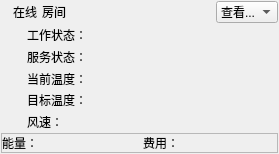
<?xml version="1.0" encoding="UTF-8"?>
<ui version="4.0">
 <class>Client</class>
 <widget class="QWidget" name="Client">
  <property name="geometry">
   <rect>
    <x>0</x>
    <y>0</y>
    <width>279</width>
    <height>154</height>
   </rect>
  </property>
  <property name="windowTitle">
   <string>Form</string>
  </property>
  <layout class="QVBoxLayout" name="verticalLayout">
   <property name="spacing">
    <number>0</number>
   </property>
   <property name="leftMargin">
    <number>1</number>
   </property>
   <property name="topMargin">
    <number>1</number>
   </property>
   <property name="rightMargin">
    <number>1</number>
   </property>
   <property name="bottomMargin">
    <number>1</number>
   </property>
   <item>
    <widget class="QFrame" name="frameRoomName">
     <layout class="QHBoxLayout" name="horizontalLayout_7">
      <property name="spacing">
       <number>5</number>
      </property>
      <property name="leftMargin">
       <number>0</number>
      </property>
      <property name="topMargin">
       <number>0</number>
      </property>
      <property name="rightMargin">
       <number>0</number>
      </property>
      <property name="bottomMargin">
       <number>0</number>
      </property>
      <item>
       <widget class="QLabel" name="labelRoomIcon">
        <property name="maximumSize">
         <size>
          <width>20</width>
          <height>16777215</height>
         </size>
        </property>
        <property name="text">
         <string/>
        </property>
        <property name="alignment">
         <set>Qt::AlignCenter</set>
        </property>
       </widget>
      </item>
      <item>
       <widget class="QLabel" name="labelConn">
        <property name="text">
         <string>在线</string>
        </property>
       </widget>
      </item>
      <item>
       <widget class="QLabel" name="labelRoomName">
        <property name="text">
         <string>房间</string>
        </property>
        <property name="scaledContents">
         <bool>false</bool>
        </property>
       </widget>
      </item>
      <item>
       <spacer name="horizontalSpacer">
        <property name="orientation">
         <enum>Qt::Horizontal</enum>
        </property>
        <property name="sizeHint" stdset="0">
         <size>
          <width>40</width>
          <height>20</height>
         </size>
        </property>
       </spacer>
      </item>
      <item>
       <widget class="QComboBox" name="comboBox">
        <item>
         <property name="text">
          <string>查看...</string>
         </property>
        </item>
        <item>
         <property name="text">
          <string>账单</string>
         </property>
        </item>
        <item>
         <property name="text">
          <string>详单</string>
         </property>
        </item>
        <item>
         <property name="text">
          <string>报表</string>
         </property>
        </item>
       </widget>
      </item>
     </layout>
    </widget>
   </item>
   <item>
    <widget class="QFrame" name="frameDetails">
     <property name="sizePolicy">
      <sizepolicy hsizetype="Preferred" vsizetype="Expanding">
       <horstretch>0</horstretch>
       <verstretch>0</verstretch>
      </sizepolicy>
     </property>
     <property name="minimumSize">
      <size>
       <width>150</width>
       <height>0</height>
      </size>
     </property>
     <layout class="QGridLayout" name="gridLayout_6">
      <property name="leftMargin">
       <number>0</number>
      </property>
      <property name="topMargin">
       <number>1</number>
      </property>
      <property name="rightMargin">
       <number>0</number>
      </property>
      <property name="bottomMargin">
       <number>0</number>
      </property>
      <property name="horizontalSpacing">
       <number>6</number>
      </property>
      <property name="verticalSpacing">
       <number>3</number>
      </property>
      <item row="0" column="0" colspan="2">
       <layout class="QGridLayout" name="gridLayout">
        <property name="horizontalSpacing">
         <number>6</number>
        </property>
        <item row="3" column="0">
         <widget class="QLabel" name="labelTargetTempIcon">
          <property name="text">
           <string/>
          </property>
          <property name="alignment">
           <set>Qt::AlignCenter</set>
          </property>
         </widget>
        </item>
        <item row="3" column="1">
         <widget class="QLabel" name="labelTargetTemp">
          <property name="sizePolicy">
           <sizepolicy hsizetype="Preferred" vsizetype="Expanding">
            <horstretch>0</horstretch>
            <verstretch>0</verstretch>
           </sizepolicy>
          </property>
          <property name="text">
           <string>目标温度：</string>
          </property>
         </widget>
        </item>
        <item row="2" column="1">
         <widget class="QLabel" name="labelCurrentTemp">
          <property name="sizePolicy">
           <sizepolicy hsizetype="Preferred" vsizetype="Expanding">
            <horstretch>0</horstretch>
            <verstretch>0</verstretch>
           </sizepolicy>
          </property>
          <property name="text">
           <string>当前温度：</string>
          </property>
         </widget>
        </item>
        <item row="4" column="1">
         <widget class="QLabel" name="labelSpeed">
          <property name="sizePolicy">
           <sizepolicy hsizetype="Preferred" vsizetype="Expanding">
            <horstretch>0</horstretch>
            <verstretch>0</verstretch>
           </sizepolicy>
          </property>
          <property name="text">
           <string>风速：</string>
          </property>
         </widget>
        </item>
        <item row="2" column="0">
         <widget class="QLabel" name="labelCurrentTempIcon">
          <property name="maximumSize">
           <size>
            <width>20</width>
            <height>16777215</height>
           </size>
          </property>
          <property name="text">
           <string/>
          </property>
          <property name="alignment">
           <set>Qt::AlignCenter</set>
          </property>
         </widget>
        </item>
        <item row="4" column="0">
         <widget class="QLabel" name="labelSpeedIcon">
          <property name="maximumSize">
           <size>
            <width>20</width>
            <height>16777215</height>
           </size>
          </property>
          <property name="text">
           <string/>
          </property>
          <property name="alignment">
           <set>Qt::AlignCenter</set>
          </property>
         </widget>
        </item>
        <item row="0" column="1">
         <widget class="QLabel" name="labelWorking">
          <property name="sizePolicy">
           <sizepolicy hsizetype="Preferred" vsizetype="Expanding">
            <horstretch>0</horstretch>
            <verstretch>0</verstretch>
           </sizepolicy>
          </property>
          <property name="text">
           <string>工作状态：</string>
          </property>
         </widget>
        </item>
        <item row="1" column="1">
         <widget class="QLabel" name="labelServing">
          <property name="sizePolicy">
           <sizepolicy hsizetype="Preferred" vsizetype="Expanding">
            <horstretch>0</horstretch>
            <verstretch>0</verstretch>
           </sizepolicy>
          </property>
          <property name="text">
           <string>服务状态：</string>
          </property>
         </widget>
        </item>
       </layout>
      </item>
     </layout>
    </widget>
   </item>
   <item>
    <widget class="QFrame" name="frameCost">
     <property name="frameShape">
      <enum>QFrame::StyledPanel</enum>
     </property>
     <property name="frameShadow">
      <enum>QFrame::Raised</enum>
     </property>
     <layout class="QHBoxLayout" name="horizontalLayout">
      <property name="leftMargin">
       <number>0</number>
      </property>
      <property name="topMargin">
       <number>0</number>
      </property>
      <property name="rightMargin">
       <number>0</number>
      </property>
      <property name="bottomMargin">
       <number>0</number>
      </property>
      <item>
       <widget class="QLabel" name="labelEnergy">
        <property name="text">
         <string>能量：</string>
        </property>
       </widget>
      </item>
      <item>
       <widget class="QLabel" name="labelCost">
        <property name="maximumSize">
         <size>
          <width>16777215</width>
          <height>20</height>
         </size>
        </property>
        <property name="sizeIncrement">
         <size>
          <width>0</width>
          <height>0</height>
         </size>
        </property>
        <property name="text">
         <string>费用：</string>
        </property>
       </widget>
      </item>
     </layout>
    </widget>
   </item>
  </layout>
 </widget>
 <resources/>
 <connections/>
</ui>
